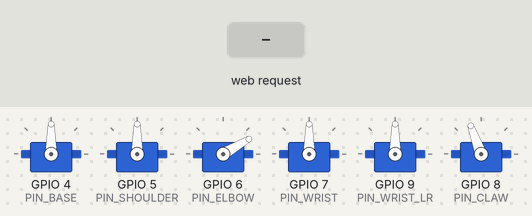
Recording of a sketch running on a simulated ESP32-S2. On the bench: 6 × servo. Inputs (shaded band) come from the test bench. WiFi joins after 1.5 s; servers stay silent unless stated; what the sketch prints to the serial monitor is not drawn.

Above: at 2.7 s.
2.8 s: HTTP request GET /set?base=reset received
At 3.5 s:
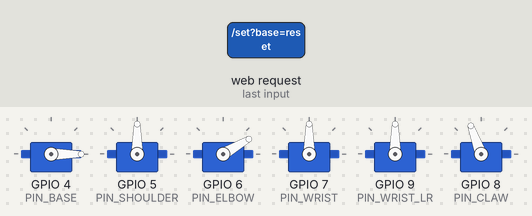
4.3 s: HTTP request GET /set?shoulder=reset received
At 4.6 s:
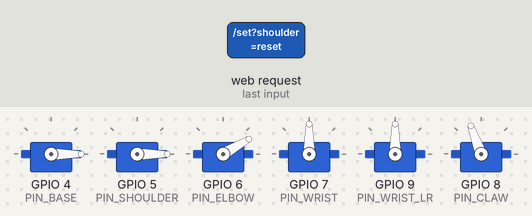
5.8 s: HTTP request GET /set?elbow=reset received
At 7.0 s:
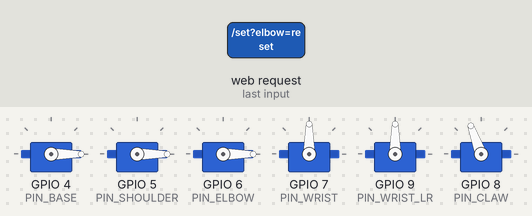
7.3 s: HTTP request GET /set?base=120&shoulder=120&elbow=120 received
At 8.1 s:
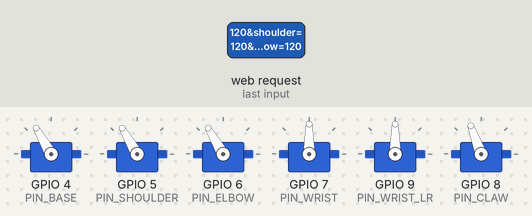
8.8 s: HTTP request GET /set?base=grab received
At 9.3 s:
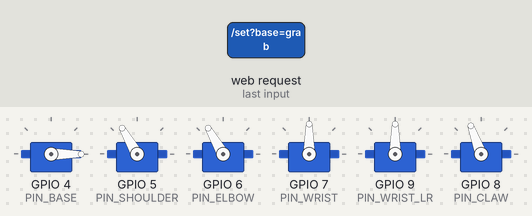
10.3 s: HTTP request GET /set?shoulder=grab received
At 11.6 s:
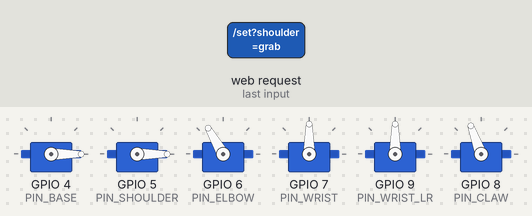
Timing chart, 0 to 12.8 s (numbered marks = the images above; inputs shaded):
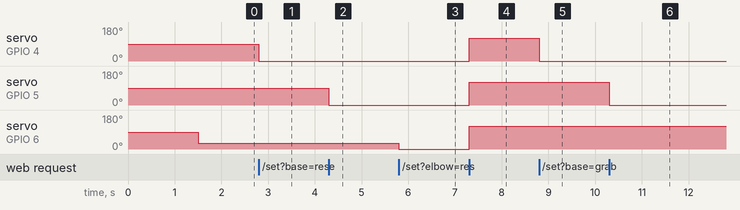

Measured:
- after the input at 2.8 s, servo on GPIO 4 (PIN_BASE): 90° → 0° at once
- after the input at 4.3 s, servo on GPIO 5 (PIN_SHOULDER): 90° → 0° at once
- after the input at 5.8 s, servo on GPIO 6 (PIN_ELBOW): 30° → 0° at once
- after the input at 7.3 s, servo on GPIO 4 (PIN_BASE), servo on GPIO 5 (PIN_SHOULDER), servo on GPIO 6 (PIN_ELBOW): 0° → 120° at once
- after the input at 8.8 s, servo on GPIO 4 (PIN_BASE): 120° → 0° at once
- after the input at 10.3 s, servo on GPIO 5 (PIN_SHOULDER): 120° → 0° at once

The sketch:

robotic_arm.ino
```cpp
#include <ESP32Servo.h>
#include <WiFi.h>
#include <WebServer.h>

// 你的WiFi配置
const char* ssid     = "不重要的Pura 70 Pro";
const char* password = "Lcyyc9426";

WebServer server(80);

// ====================== LOLIN S2 Mini 引脚 ======================
#define PIN_BASE     4     // 底座
#define PIN_SHOULDER 5     // 大臂
#define PIN_ELBOW    6     // 小臂
#define PIN_WRIST    7     // 手腕（上下俯仰）
#define PIN_CLAW     8     // 夹爪
#define PIN_WRIST_LR 9     // 手腕（左右旋转）

// 舵机对象
Servo base, shoulder, elbow, wrist, claw;
Servo wristLR;

// 夹爪参数
#define CLAW_OPEN    110
#define CLAW_CLOSE   30

// 当前角度
int baseAng = 90;
int shoulderAng = 90;
int elbowAng = 30;
int wristAng = 90;
int wristLRAng = 90;
int clawAng = CLAW_OPEN;

// ====================== 实时驱动 ======================
void servoMove(Servo &s, int &nowAng, int tarAng) {
  tarAng = constrain(tarAng, 0, 180);
  s.write(tarAng);
  nowAng = tarAng;
}

// 机械臂复位
void armReset() {
  servoMove(base, baseAng, 90);
  servoMove(shoulder, shoulderAng, 90);
  servoMove(elbow, elbowAng, 30);
  servoMove(wrist, wristAng, 90);
  servoMove(wristLR, wristLRAng, 90);
  servoMove(claw, clawAng, CLAW_OPEN);
}

// ====================== 网页控制界面 ======================
String getPage() {
  String html = F("<!DOCTYPE html><html lang='zh-CN'><head><meta charset='UTF-8'><title>六轴机械臂</title>");
  html += F("<style>body{text-align:center;margin:20px;font-size:22px}");
  html += F("input{width:95%;height:22px;margin:12px 0;border-radius:12px}");
  html += F("button{padding:18px 32px;margin:12px;font-size:24px;border-radius:10px}</style></head><body>");
  html += F("<h2>ESP32六轴机械臂控制</h2>");

  html += "<div>底座<input type='range' min=0 max=180 value="+String(baseAng)+" oninput=fetch('/set?base='+this.value)></div>";
  html += "<div>大臂<input type='range' min=0 max=90 value="+String(shoulderAng)+" oninput=fetch('/set?shoulder='+this.value)></div>";
  html += "<div>小臂<input type='range' min=0 max=90 value="+String(elbowAng)+" oninput=fetch('/set?elbow='+this.value)></div>";
  html += "<div>手腕上下<input type='range' min=0 max=180 value="+String(wristAng)+" oninput=fetch('/set?wrist='+this.value)></div>";
  html += "<div>手腕左右<input type='range' min=0 max=180 value="+String(wristLRAng)+" oninput=fetch('/set?wrist_lr='+this.value)></div>";
  html += "<div>夹爪<input type='range' min=30 max=110 value="+String(clawAng)+" oninput=fetch('/set?claw='+this.value)></div>";

  html += F("<p><button onclick=fetch('/cmd?act=reset')>复位</button>");
  html += F("<button onclick=fetch('/cmd?act=grab')>抓取</button>");
  html += F("<button onclick=fetch('/cmd?act=release')>松开</button></p></body></html>");
  return html;
}

// 网页请求处理
void handleRoot() { server.send(200, "text/html", getPage()); }
void handleSet() {
  if(server.hasArg("base"))     servoMove(base, baseAng, server.arg("base").toInt());
  if(server.hasArg("shoulder")) servoMove(shoulder, shoulderAng, server.arg("shoulder").toInt());
  if(server.hasArg("elbow"))    servoMove(elbow, elbowAng, server.arg("elbow").toInt());
  if(server.hasArg("wrist"))    servoMove(wrist, wristAng, server.arg("wrist").toInt());
  if(server.hasArg("wrist_lr")) servoMove(wristLR, wristLRAng, server.arg("wrist_lr").toInt());
  if(server.hasArg("claw"))     servoMove(claw, clawAng, server.arg("claw").toInt());
  server.send(200, "text/plain", "OK");
}

void handleCmd() {
  String cmd = server.arg("act");
  if(cmd == "reset") armReset();
  if(cmd == "grab")  servoMove(claw, clawAng, CLAW_CLOSE);
  if(cmd == "release") servoMove(claw, clawAng, CLAW_OPEN);
  server.send(200,"text/plain","OK");
}

// ====================== 初始化 ======================
void setup() {
  Serial.begin(115200);

  base.attach(PIN_BASE, 500, 2400);
  shoulder.attach(PIN_SHOULDER, 500, 2400);
  elbow.attach(PIN_ELBOW, 500, 2400);
  wrist.attach(PIN_WRIST, 500, 2400);
  wristLR.attach(PIN_WRIST_LR, 500, 2400);
  claw.attach(PIN_CLAW, 500, 2400);

  WiFi.begin(ssid, password);
  Serial.print("正在连接WiFi: "); Serial.println(ssid);
  while (WiFi.status() != WL_CONNECTED) {
    delay(300);
    Serial.print(".");
  }

  Serial.println("\nWiFi连接成功！");
  Serial.print("控制地址: "); Serial.println(WiFi.localIP());

  server.on("/", handleRoot);
  server.on("/set", handleSet);
  server.on("/cmd", handleCmd);
  server.begin();

  armReset();
}

void loop() {
  server.handleClient();
}
```
